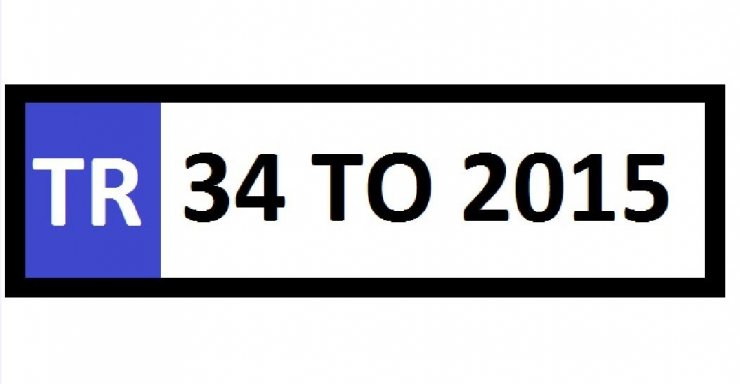
#> input picture images/chp2/plaka.jpg, 740 x 384 px
$ python kenar_aligilama.py
#> lines starting #> are read from the running program, lines starting #| are printed output that depends on the picture; after the words box and inside, x2 and y2 are one past the last pixel; in counts of white or black regions, pixels touching at a corner belong together
import cv2
import numpy as np
import os

# yol = os.path.join(os.getcwd(),"images","chp2","rice_1.jpg")
yol = os.path.join(os.getcwd(),"images","chp2","plaka.jpg")
goruntu=cv2.imread(yol)
#> goruntu is the input picture: shape (384, 740, 3); mean B, G, R 207.5, 198.2, 197.6

# gri tonlama
gri =cv2.cvtColor(goruntu,cv2.COLOR_BGR2GRAY)
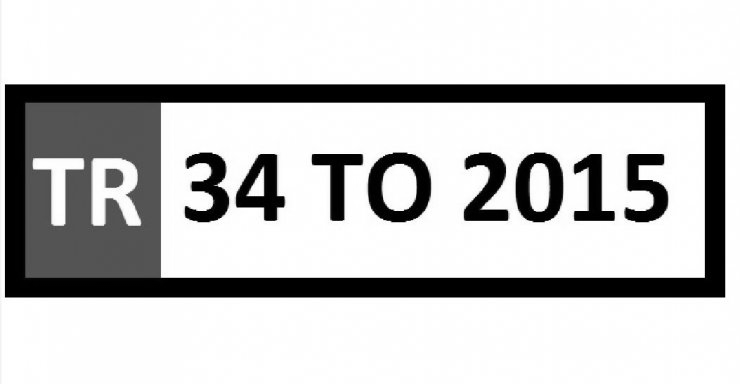
#> gri: shape (384, 740); min 0, max 255, mean 199.1
# bulanık(blur)
bulanik = cv2.GaussianBlur(gri,(3,3),0)
# eşikleme(siyah/beyaz)
# _,sb = cv2.threshold(bulanik,140,255,cv2.THRESH_BINARY)
# sba = cv2.adaptiveThreshold(bulanik,255,cv2.ADAPTIVE_THRESH_MEAN_C,cv2.THRESH_BINARY,7,3)
# canny kenar tespit fonksiyonu
canny = cv2.Canny(bulanik,40,180)
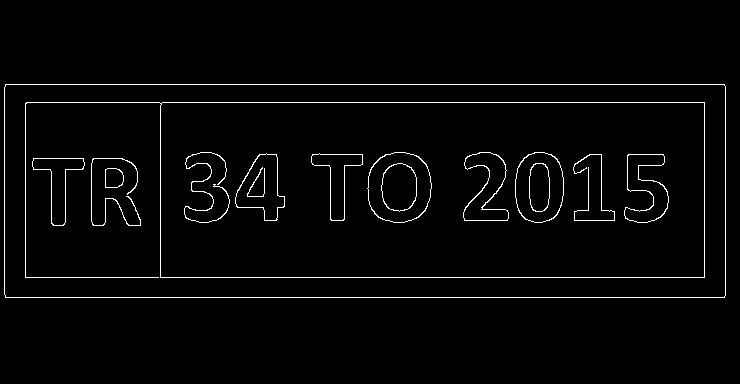
#> canny: shape (384, 740); 2.4% white in thin lines or dots, all inside (x1, y1, x2, y2) = (4, 84, 726, 298)

# konturları bulma(yani kontur olan piksellerin listesini bulma)
konturlar,_ = cv2.findContours(canny, cv2.RETR_TREE,cv2.CHAIN_APPROX_SIMPLE)
#> konturlar = 28 contours, 2 with area under 20; largest, box (x1, y1, x2, y2) and area: (4, 84, 726, 298) 153565, (4, 84, 726, 298) 153563, (25, 102, 705, 278) 95200, (160, 102, 705, 278) 95196, (367, 152, 432, 223) 3658
print(len(konturlar))
#| 28
#kontuları çizdirmek

cv2.drawContours(goruntu,konturlar,-1,(0,0,255),1)
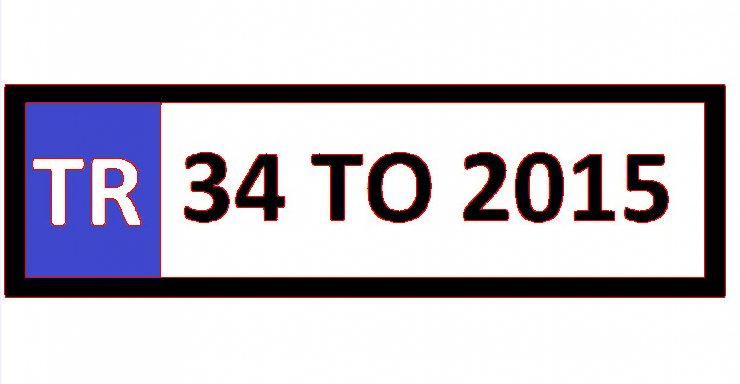
#> goruntu: shape (384, 740, 3); 2.4% of pixels changed, all inside (x1, y1, x2, y2) = (4, 84, 726, 298)


cv2.imshow("orijinal",goruntu)
# cv2.imshow("gri",gri)
# cv2.imshow("sb",sb)
# cv2.imshow("sba",sba)
cv2.imshow("canny",canny)

cv2.waitKey(0)
cv2.destroyAllWindows()

$ run again, with images/chp2/rice_1.jpg copied over images/chp2/plaka.jpg
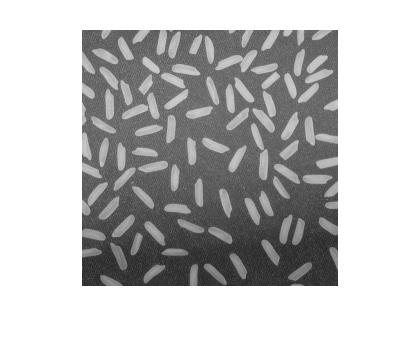
#> input picture images/chp2/rice_1.jpg, 420 x 342 px
#> goruntu is the input picture: shape (342, 420, 3); min 30, max 255, mean 189.4
#> `canny = cv2.Canny(bulanik,40,180)`:
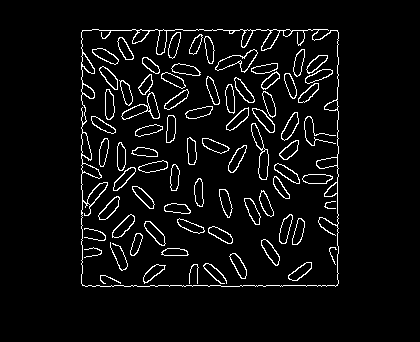
#> canny: shape (342, 420); 5.2% white in thin lines or dots, all inside (x1, y1, x2, y2) = (81, 29, 339, 287)
#> konturlar = 162 contours, 12 with area under 20; largest, box (x1, y1, x2, y2) and area: (81, 29, 339, 287) 65204, (81, 29, 339, 287) 63231, (215, 49, 258, 73) 416, (251, 123, 269, 180) 410, (121, 92, 160, 120) 408
#| 162
#> `cv2.drawContours(goruntu,konturlar,-1,(0,0,255),1)`:
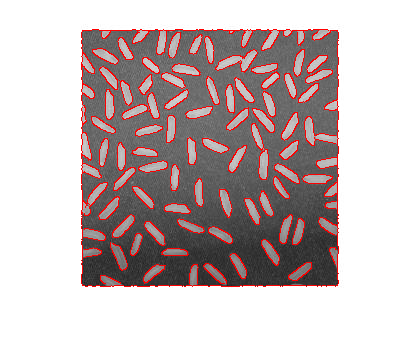
#> goruntu: shape (342, 420, 3); 5.17% of pixels changed, all inside (x1, y1, x2, y2) = (81, 29, 339, 287)

$ run again, with images/chp2/elmalar3.jpg copied over images/chp2/plaka.jpg
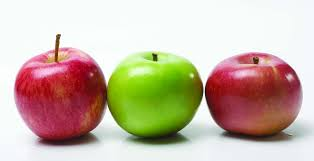
#> input picture images/chp2/elmalar3.jpg, 314 x 161 px
#> goruntu is the input picture: shape (161, 314, 3); mean B, G, R 166.7, 183.5, 200.6
#> `canny = cv2.Canny(bulanik,40,180)`:
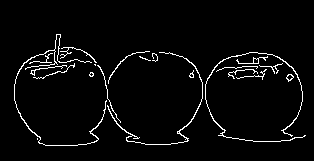
#> canny: shape (161, 314); 3.6% white in thin lines or dots, all inside (x1, y1, x2, y2) = (14, 34, 306, 146)
#> konturlar = 27 contours, 20 with area under 20; largest, box (x1, y1, x2, y2) and area: (205, 52, 306, 142) 73, (107, 52, 203, 145) 72, (14, 34, 107, 146) 68, (236, 56, 268, 64) 32, (286, 74, 294, 82) 31, (286, 74, 294, 81) 22, (253, 58, 259, 64) 22
#| 27
#> `cv2.drawContours(goruntu,konturlar,-1,(0,0,255),1)`:
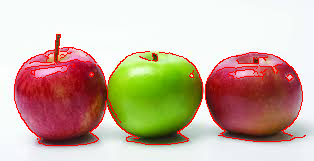
#> goruntu: shape (161, 314, 3); 3.56% of pixels changed, all inside (x1, y1, x2, y2) = (14, 34, 306, 146)
